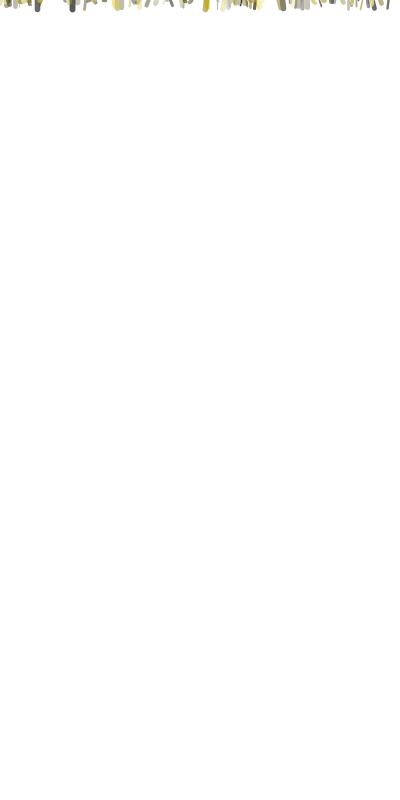
Frame 1 (no input)
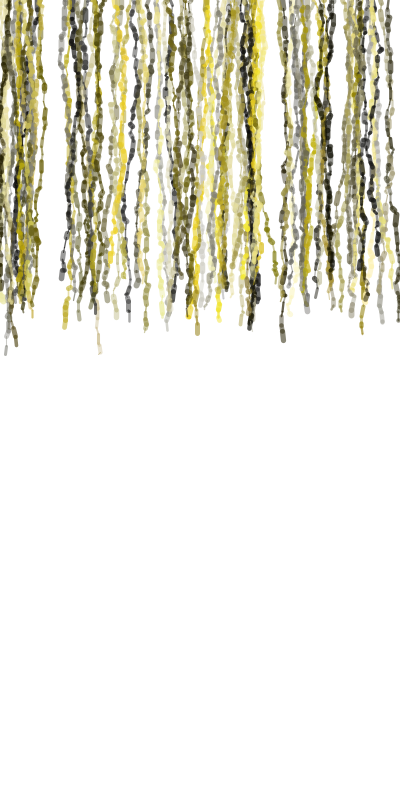
Frame 60 (the mouse pressed at the canvas centre just before this capture)
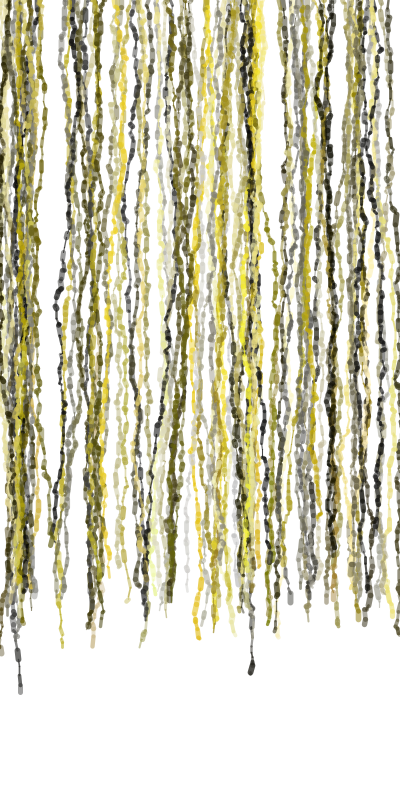
Frame 120 (the mouse held since frame 60 and released just before this capture)

The Processing sketch that drew these frames (run headless with seeded random() and noise(); from frame 60 on, the mouse is pressed at the canvas centre):

// Processing sketch: dibujo2
// ── dibujo2.pde
ArrayList dibujadores;

void setup() {
  size(400, 800);
  background(255);
  frameRate(60);
  colorMode(HSB,360,255,255);
  smooth();
  dibujadores = new ArrayList();
  for (int i = 0; i < 100; i++) {
    dibujadores.add(new Dibujador(random(width), 0));
  }
}

void draw() {
  Dibujador aux;
  for (int i = 0; i < dibujadores.size(); i++) {
    aux = (Dibujador) dibujadores.get(i);
    aux.act();
  }
}


// ── Dibujador.pde
class Dibujador {
  float x, y, vx, vy, r, g, b;

  Dibujador(float nx, float ny) {
    x = nx;
    y = ny;
    r = 53;
    g = random(255);
    b = random(255);
  } 

  void act() {
    int c = 2;
    vx = x;
    vy = y;
    y += random(10);
    x += random(-2, 2);

    r += random(-random(1), random(1));
    g += random(-random(c), random(c));
    b += random(-random(c), random(c));
    strokeWeight(random(1,6));
    stroke(r, g, b, random(100,200));
    line(vx, vy, x, y);
        if (y > height) {
      y = 0;
    }
    if (x > width) {
      x -= 1;
    }
    if (x < 0) {
      x += 1;
    }
  }
}
